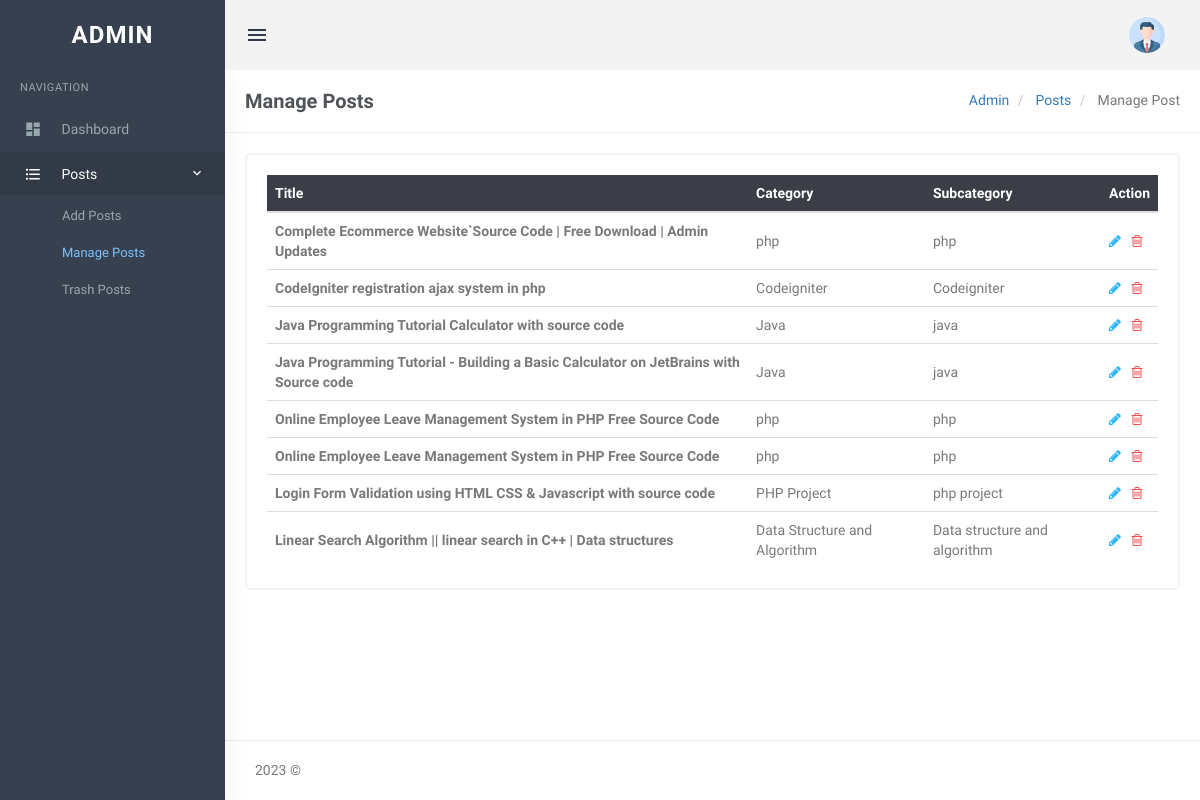
/php/admin/manage-posts.php, run on the app's committed database.
### tables this page shows
CREATE TABLE `tblposts` (
  `id` int(11) NOT NULL,
  `PostTitle` longtext DEFAULT NULL,
  `CategoryId` int(11) DEFAULT NULL,
  `SubCategoryId` int(11) DEFAULT NULL,
  `PostDetails` longtext DEFAULT NULL,
  `PostingDate` timestamp NULL DEFAULT current_timestamp(),
  `UpdationDate` timestamp NULL DEFAULT NULL ON UPDATE current_timestamp(),
  `Is_Active` int(1) DEFAULT NULL,
  `PostUrl` mediumtext DEFAULT NULL,
  `PostImage` varchar(255) DEFAULT NULL,
  `viewCounter` int(11) DEFAULT NULL,
  `postedBy` varchar(255) DEFAULT NULL,
  `lastUpdatedBy` varchar(255) DEFAULT NULL
);

CREATE TABLE `tblcategory` (
  `id` int(11) NOT NULL,
  `CategoryName` varchar(200) DEFAULT NULL,
  `Description` mediumtext DEFAULT NULL,
  `PostingDate` timestamp NULL DEFAULT current_timestamp(),
  `UpdationDate` timestamp NULL DEFAULT NULL ON UPDATE current_timestamp(),
  `Is_Active` int(1) DEFAULT NULL
);

CREATE TABLE `tblsubcategory` (
  `SubCategoryId` int(11) NOT NULL,
  `CategoryId` int(11) DEFAULT NULL,
  `Subcategory` varchar(255) DEFAULT NULL,
  `SubCatDescription` mediumtext DEFAULT NULL,
  `PostingDate` timestamp NOT NULL DEFAULT current_timestamp(),
  `UpdationDate` timestamp NULL DEFAULT NULL ON UPDATE current_timestamp(),
  `Is_Active` int(1) DEFAULT NULL
);

### php/admin/manage-posts.php (the view, shortened to what this page needs)
<?php
include('includes/config.php');
?>
<!DOCTYPE html>
<html lang="en">
<head>
    <link rel="stylesheet" href="../plugins/morris/morris.css">
    <link href="../plugins/jvectormap/jquery-jvectormap-2.0.2.css" rel="stylesheet" />
    <link href="assets/css/bootstrap.min.css" rel="stylesheet" type="text/css" />
    <link href="assets/css/core.css" rel="stylesheet" type="text/css" />
    <link href="assets/css/components.css" rel="stylesheet" type="text/css" />
    <link href="assets/css/icons.css" rel="stylesheet" type="text/css" />
    <link href="assets/css/pages.css" rel="stylesheet" type="text/css" />
    <link href="assets/css/menu.css" rel="stylesheet" type="text/css" />
    <link href="assets/css/responsive.css" rel="stylesheet" type="text/css" />
    <link rel="stylesheet" href="../plugins/switchery/switchery.min.css">
</head>
<body class="fixed-left">
    <div id="wrapper">
        <?php include('includes/topheader.php');?>
        <?php include('includes/leftsidebar.php');?>
        <div class="content-page">
            <div class="content">
                <div class="container">
                    <div class="row">
                        <div class="col-xs-12">
                            <div class="page-title-box">
                                <h4 class="page-title">Manage Posts </h4>
                                <ol class="breadcrumb p-0 m-0">
                                    <li>
                                        <a href="#">Admin</a>
                                    </li>
                                    <li>
                                        <a href="#">Posts</a>
                                    </li>
                                    <li class="active">
                                        Manage Post
                                    </li>
                                </ol>
                                <div class="clearfix"></div>
                            </div>
                        </div>
                    </div>
                    <div class="row">
                        <div class="col-sm-12">
                            <div class="card-box">
                                <div class="table-responsive">
                                    <table class="table table-colored table-centered table-inverse m-0">
                                        <thead>
                                            <tr>
                                                <th>Title</th>
                                                <th>Category</th>
                                                <th>Subcategory</th>
                                                <th>Action</th>
                                            </tr>
                                        </thead>
                                        <tbody>
                                            <?php
$query=mysqli_query($con,"select tblposts.id as postid,tblposts.PostTitle as title,tblcategory.CategoryName as category,tblsubcategory.Subcategory as subcategory from tblposts left join tblcategory on tblcategory.id=tblposts.CategoryId left join tblsubcategory on tblsubcategory.SubCategoryId=tblposts.SubCategoryId where tblposts.Is_Active=1 ");
$rowcount=mysqli_num_rows($query);
if($rowcount==0)
{
?>
                                            <tr>
                                                <td colspan="4" align="center">
                                                    <h3 style="color:red">No record found</h3>
                                                </td>
                                            <tr>
                                                <?php
} else {
while($row=mysqli_fetch_array($query))
{
?>
                                            <tr>
                                                <td><b><?php echo htmlentities($row['title']);?></b></td>
                                                <td><?php echo htmlentities($row['category'])?></td>
                                                <td><?php echo htmlentities($row['subcategory'])?></td>
                                                <td><a
                                                        href="edit-post.php?pid=<?php echo htmlentities($row['postid']);?>"><i
                                                            class="fa fa-pencil" style="color: #29b6f6;"></i></a>
                                                    &nbsp;<a
                                                        href="manage-posts.php?pid=<?php echo htmlentities($row['postid']);?>&&action=del"
                                                        onclick="return confirm('Do you reaaly want to delete ?')"> <i
                                                            class="fa fa-trash-o" style="color: #f05050"></i></a> </td>
                                            </tr>
                                            <?php } }?>
                                        </tbody>
                                    </table>
                                </div>
                            </div>
                        </div>
                    </div>
                </div>
            </div>
            <?php include('includes/footer.php');?>
        </div>
    </div>
</body>
</html>

### php/admin/assets/css/core.css (style rules this page uses)
body { font-family: 'Varela Round', sans-serif; margin: 0; padding-bottom: 60px; overflow-x: hidden; color: #797979; }
html { position: relative; min-height: 100%; }
.h1, .h2, .h3, .h4, .h5, .h6, h1, h2, h3, h4, h5, h6 { color: #505458; font-family: 'Hind Madurai', sans-serif; margin: 10px 0; }
* { outline: none !important; }
b, strong { font-weight: 600; font-family: 'Hind Madurai', sans-serif; }
.container { width: auto; }
#wrapper { height: 100%; overflow: hidden; width: 100%; }
.p-0 { padding: 0 !important; }
.m-0 { margin: 0 !important; }
.card-box { padding: 20px; border: 2px solid #f3f3f3; -webkit-border-radius: 5px; border-radius: 5px; -moz-border-radius: 5px; background-clip: padding-box; margin-bottom: 20px; background-color: #ffffff; }
.row { margin-right: -10px; margin-left: -10px; }
.col-lg-1, .col-lg-10, .col-lg-11, .col-lg-12, .col-lg-2, .col-lg-3, .col-lg-4, .col-lg-5, .col-lg-6, .col-lg-7, .col-lg-8, .col-lg-9, .col-md-1, .col-md-10, .col-md-11, .col-md-12, .col-md-2, .col-md-3, .col-md-4, .col-md-5, .col-md-6, .col-md-7, .col-md-8, .col-md-9, .col-sm-1, .col-sm-10, .col-sm-11, .col-sm-12, .col-sm-2, .col-sm-3, .col-sm-4, .col-sm-5, .col-sm-6, .col-sm-7, .col-sm-8, .col-sm-9, .col-xs-1, .col-xs-10, .col-xs-11, .col-xs-12, .col-xs-2, .col-xs-3, .col-xs-4, .col-xs-5, .col-xs-6, .col-xs-7, .col-xs-8, .col-xs-9 { padding-left: 10px; padding-right: 10px; }
.breadcrumb { background-color: transparent; margin-bottom: 15px; padding-top: 10px; padding-left: 0; }

### php/admin/assets/css/menu.css (style rules this page uses)
.content-page { margin-left: 225px; overflow: hidden; }
.content-page .content { padding: 0 5px 10px 5px; margin-top: 70px; }
.page-title { font-size: 20px; margin-bottom: 0; margin-top: 0; font-weight: 600; }
.page-title-box { padding: 20px; border-bottom: 1px solid #eee; margin: 0 -20px 20px -20px; }
.page-title-box .page-title { margin-bottom: 0; float: left; }
.page-title-box .breadcrumb { float: right; background-color: transparent !important; }

### data on the page
tblposts: PostTitle "Complete Ecommerce Website`Source Code | Free Download | Admin Updates", CategoryId.CategoryName "php", SubCategoryId.Subcategory "php"
tblposts: PostTitle "CodeIgniter registration ajax system in php", CategoryId.CategoryName "Codeigniter", SubCategoryId.Subcategory "Codeigniter"
tblposts: PostTitle "Java Programming Tutorial Calculator with source code", CategoryId.CategoryName "Java", SubCategoryId.Subcategory "java"
tblposts: PostTitle "Java Programming Tutorial - Building a Basic Calculator on JetBrains with Source code", CategoryId.CategoryName "Java", SubCategoryId.Subcategory "java"
tblposts: PostTitle "Online Employee Leave Management System in PHP Free Source Code", CategoryId.CategoryName "php", SubCategoryId.Subcategory "php"
tblposts: PostTitle "Online Employee Leave Management System in PHP Free Source Code", CategoryId.CategoryName "php", SubCategoryId.Subcategory "php"
tblposts: PostTitle "Login Form Validation using HTML CSS & Javascript with source code", CategoryId.CategoryName "PHP Project", SubCategoryId.Subcategory "php project"
tblposts: PostTitle "Linear Search Algorithm || linear search in C++ | Data structures", CategoryId.CategoryName "Data Structure and Algorithm", SubCategoryId.Subcategory "Data structure and algorithm"
